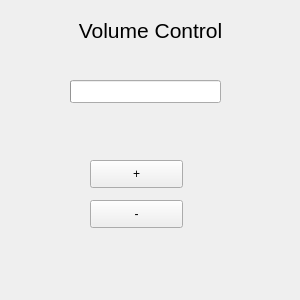
<?xml version="1.0" encoding="UTF-8"?>
<ui version="4.0">
 <class>frm_main</class>
 <widget class="QMainWindow" name="frm_main">
  <property name="geometry">
   <rect>
    <x>0</x>
    <y>0</y>
    <width>300</width>
    <height>300</height>
   </rect>
  </property>
  <property name="windowTitle">
   <string>Volume Control</string>
  </property>
  <widget class="QWidget" name="centralwidget">
   <widget class="QPushButton" name="btn_plus">
    <property name="geometry">
     <rect>
      <x>90</x>
      <y>160</y>
      <width>93</width>
      <height>28</height>
     </rect>
    </property>
    <property name="text">
     <string>+</string>
    </property>
   </widget>
   <widget class="QPushButton" name="btn_minus">
    <property name="geometry">
     <rect>
      <x>90</x>
      <y>200</y>
      <width>93</width>
      <height>28</height>
     </rect>
    </property>
    <property name="text">
     <string>-</string>
    </property>
   </widget>
   <widget class="QProgressBar" name="progressbar">
    <property name="geometry">
     <rect>
      <x>70</x>
      <y>80</y>
      <width>151</width>
      <height>23</height>
     </rect>
    </property>
    <property name="value">
     <number>0</number>
    </property>
    <property name="textVisible">
     <bool>false</bool>
    </property>
   </widget>
   <widget class="QLabel" name="lbl_title">
    <property name="geometry">
     <rect>
      <x>50</x>
      <y>0</y>
      <width>201</width>
      <height>61</height>
     </rect>
    </property>
    <property name="font">
     <font>
      <family>Arial</family>
      <pointsize>16</pointsize>
     </font>
    </property>
    <property name="text">
     <string>Volume Control</string>
    </property>
    <property name="alignment">
     <set>Qt::AlignCenter</set>
    </property>
   </widget>
  </widget>
 </widget>
 <resources/>
 <connections/>
</ui>
